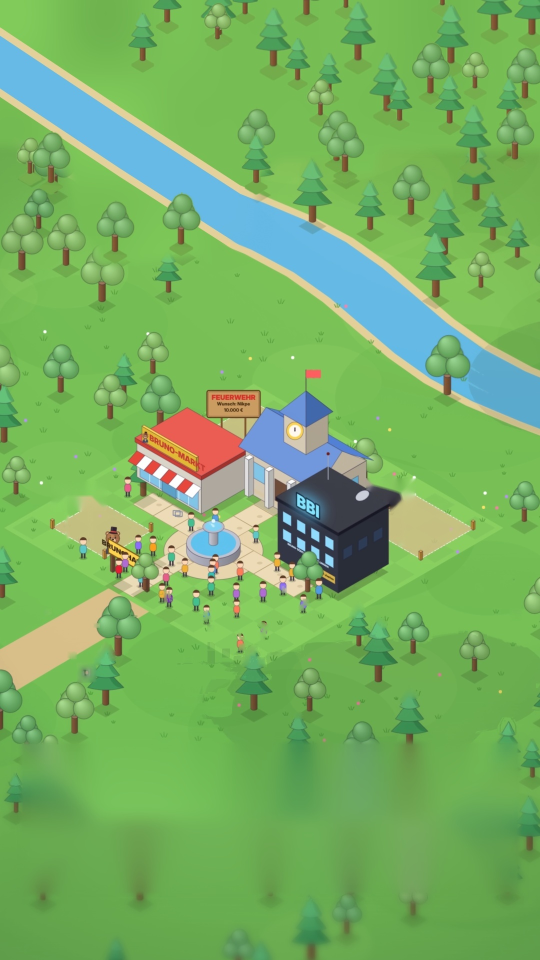
#> input picture studio/folge7/plateC.jpg, 1080 x 1920 px (shown at 1/2 size)
$ python synth2.py
#> lines starting #> are read from the running program, lines starting #| are printed output that depends on the picture; after the words box and inside, x2 and y2 are one past the last pixel; in counts of white or black regions, pixels touching at a corner belong together
import cv2,numpy as np,json
src=cv2.imread('plateC.jpg');H,W=src.shape[:2];f=src.astype(np.float32)
#> further down, src is the input picture: shape (1920, 1080, 3); mean B, G, R 98.5, 176.5, 118.3
#> after `H, W = src.shape[:2]`: H = 1920; W = 1080
S=4
def P(pts):return (np.array(pts,np.float64)*S).astype(np.int32)
def fillpoly(img,pts,col,aa=True):
    cv2.fillPoly(img,[P(pts)],col,cv2.LINE_AA,shift=2)
def polyline(img,pts,col,th,closed=True):
    cv2.polylines(img,[P(pts)],closed,col,th,cv2.LINE_AA,shift=2)
# --- synthesized layer
grass=np.array([85,192,120],np.float32)
rng=np.random.default_rng(7)
noise=cv2.resize(rng.normal(0,1,(10,6)).astype(np.float32),(W,H),interpolation=cv2.INTER_CUBIC)
syn=(np.ones((H,W,3),np.float32)*grass+noise[...,None]*np.array([2,4,3],np.float32))
syn8=np.clip(syn,0,255).astype(np.uint8)
# slight grass tufts
for _ in range(260):
    x,y=int(rng.integers(0,W)),int(rng.integers(1290,H))
    c=(60,165,95)
    cv2.line(syn8,(x,y),(x-3,y-7),c,2,cv2.LINE_AA);cv2.line(syn8,(x+3,y),(x+3,y-8),c,2,cv2.LINE_AA);cv2.line(syn8,(x+6,y),(x+9,y-6),c,2,cv2.LINE_AA)
# plaza quad
T=(470,1268);R=(860,1483);L=(198,1418);B=(L[0]+R[0]-T[0],L[1]+R[1]-T[1])
quad=[T,R,B,L]
# curb (slightly bigger, darker)
def grow(q,k):
    c=np.mean(q,0);return [tuple(c+(np.array(p)-c)*k) for p in q]
fillpoly(syn8,[(x,y+5) for x,y in grow(quad,1.03)],(120,150,165))
fillpoly(syn8,grow(quad,1.03),(160,190,210))
#> call 2 of fillpoly, with col = (160, 190, 210), aa = True
#> in fillpoly (call 2), `cv2.fillPoly(img,[P(pts)],col,cv2.LINE_AA,shift=2)`:
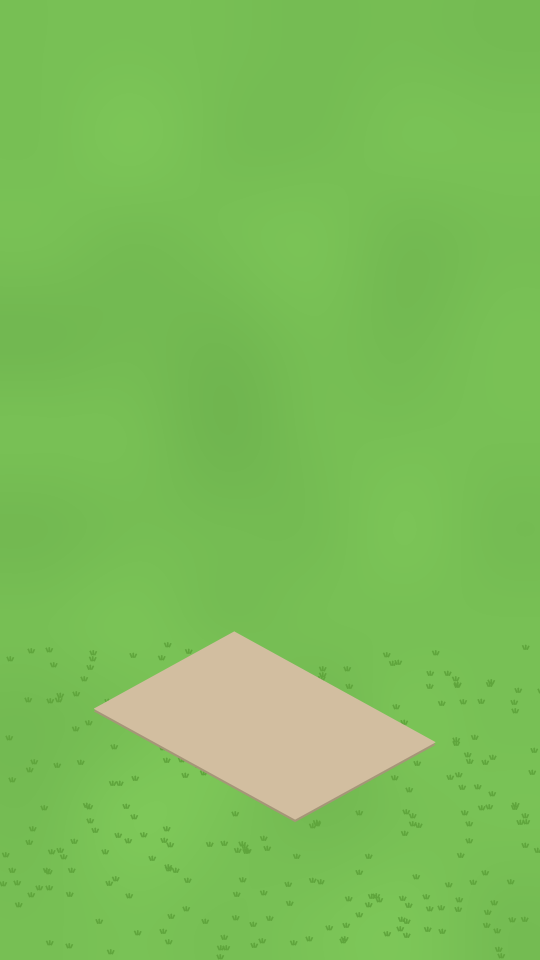
#> img: shape (1920, 1080, 3) (shown at 1/2 size); mean of channels 0, 1, 2 88.5, 190.3, 124.2; drawn as B, G, R
fillpoly(syn8,quad,(183,218,238))
#> in fillpoly (call 3), `cv2.fillPoly(img,[P(pts)],col,cv2.LINE_AA,shift=2)`: img: shape (1920, 1080, 3); 5.73% of pixels changed, all inside (x1, y1, x2, y2) = (198, 1267, 861, 1635)
# tile lines
mask=np.zeros((H,W),np.uint8);fillpoly(mask,quad,255)
lines=np.zeros_like(syn8)
u=np.array(R)-np.array(T);v=np.array(L)-np.array(T)
for i in range(1,12):
    a=np.array(T)+u*i/12;cv2.line(lines,tuple(int(q*S) for q in a),tuple(int(q*S) for q in a+v),(255,255,255),1*S,cv2.LINE_AA,shift=2)
for i in range(1,8):
    a=np.array(T)+v*i/8;cv2.line(lines,tuple(int(q*S) for q in a),tuple(int(q*S) for q in a+u),(255,255,255),1*S,cv2.LINE_AA,shift=2)
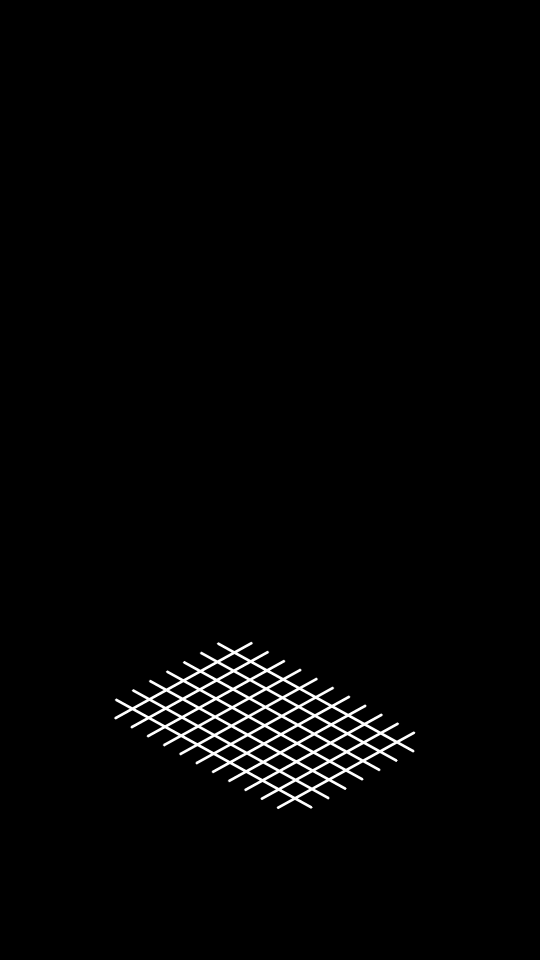
#> lines: shape (1920, 1080, 3) (shown at 1/2 size); min 0, max 255, mean 4
lm=(lines[...,0]>0)&(mask>0)
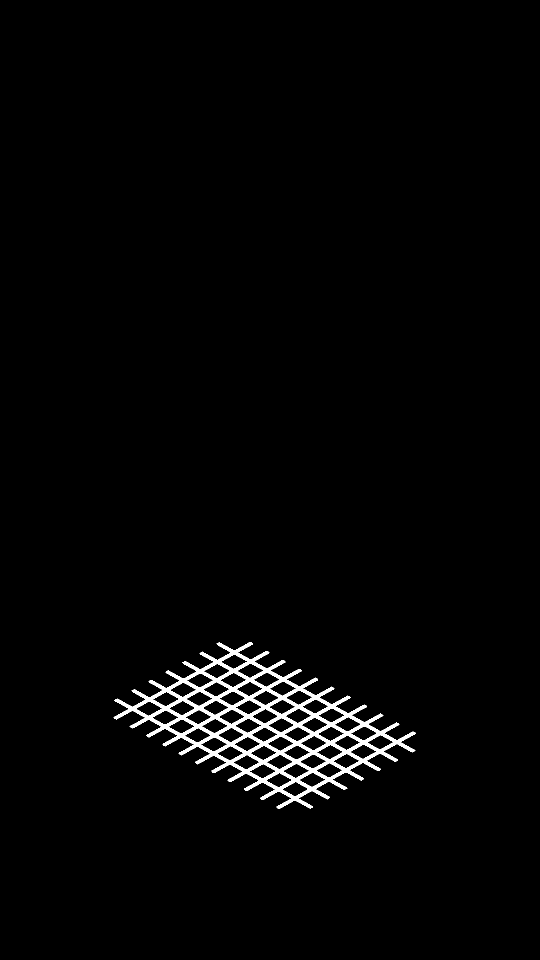
#> lm: shape (1920, 1080) bool (shown at 1/2 size); 1.9% white; 1 white region, box (x1, y1, x2, y2) and area: (227, 1284, 832, 1618) 39617
syn8[lm]=(syn8[lm]*0.88).astype(np.uint8)
#> syn8: shape (1920, 1080, 3); mean of channels 0, 1, 2 89.4, 191.3, 125.2
# path from left (connect to old sand path) and to the right
sand=(141,191,219)
fillpoly(syn8,[(L[0]-30,L[1]-16),(L[0]+20,L[1]+12),(-60,1600),(-110,1572)],sand)
# center flower bed
C=((T[0]+B[0])//2,(T[1]+B[1])//2)
cv2.ellipse(syn8,(C[0]*S,(C[1]+4)*S),(52*S,28*S),0,0,360,(120,150,165),-1,cv2.LINE_AA,shift=2)
cv2.ellipse(syn8,(C[0]*S,C[1]*S),(52*S,28*S),0,0,360,(170,190,205),-1,cv2.LINE_AA,shift=2)
cv2.ellipse(syn8,(C[0]*S,(C[1]-2)*S),(44*S,22*S),0,0,360,(70,160,95),-1,cv2.LINE_AA,shift=2)
for k in range(26):
    a=rng.random()*6.28;r=rng.random()**0.5
    x=C[0]+np.cos(a)*r*36;y=C[1]-2+np.sin(a)*r*17
    col=[(90,90,235),(80,200,250),(220,140,240),(255,255,255)][k%4]
    cv2.circle(syn8,(int(x*S),int(y*S)),4*S,col,-1,cv2.LINE_AA,shift=2)
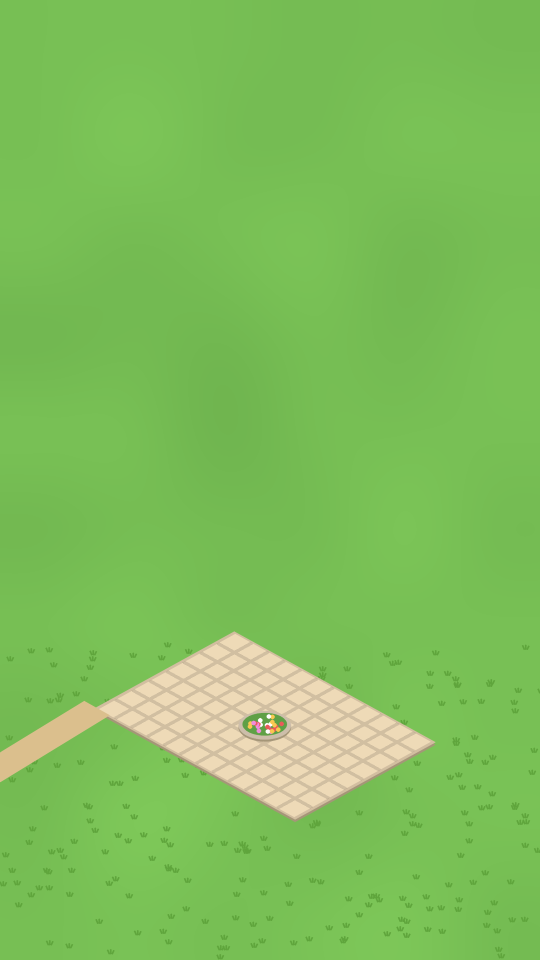
#> syn8: shape (1920, 1080, 3) (shown at 1/2 size); mean of channels 0, 1, 2 89.5, 191.3, 125.6; drawn as B, G, R
# playground (right of plaza)
G=(960,1590);ga,gb=95,80
gq=[G,(G[0]+ga,G[1]-ga*0.55),(G[0]+ga-gb,G[1]-ga*0.55-gb*0.55),(G[0]-gb,G[1]-gb*0.55)]
fillpoly(syn8,gq,(150,200,228))  # sand
polyline(syn8,gq,(70,110,150),2)
# fence posts
for i in range(4):
    p0=np.array(gq[i]);p1=np.array(gq[(i+1)%4])
    for s in np.linspace(0,1,7):
        q=p0+(p1-p0)*s;cv2.line(syn8,(int(q[0]*S),int(q[1]*S)),(int(q[0]*S),int((q[1]-12)*S)),(60,90,140),2*S,cv2.LINE_AA,shift=2)
    cv2.line(syn8,(int(p0[0]*S),int((p0[1]-10)*S)),(int(p1[0]*S),int((p1[1]-10)*S)),(60,90,140),2*S,cv2.LINE_AA,shift=2)
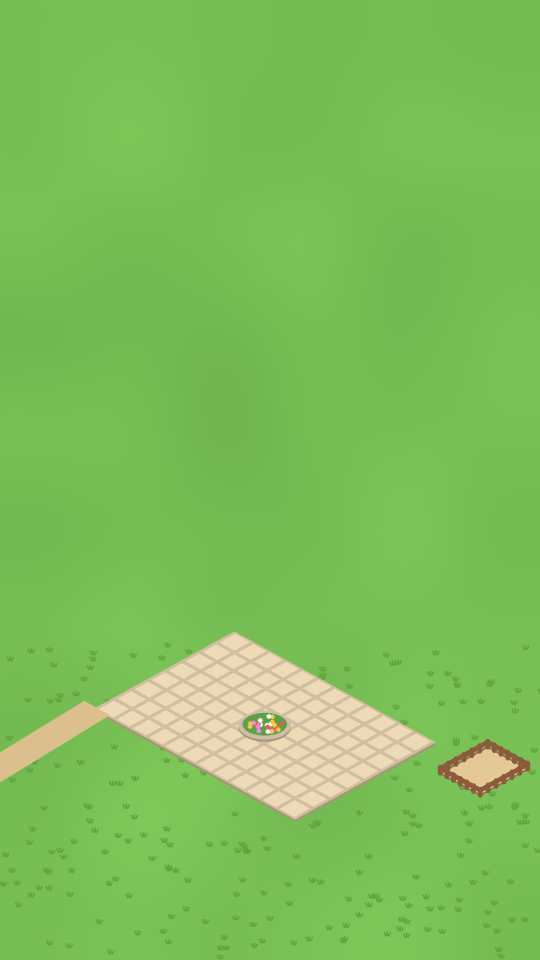
#> syn8: shape (1920, 1080, 3) (shown at 1/2 size); mean of channels 0, 1, 2 89.7, 191, 126; drawn as B, G, R
cv2.imwrite('syn_tmp.png',syn8)
# --- region mask: below boundary
M=np.zeros((H,W),np.float32)
cv2.fillPoly(M,[np.array([(290,1300),(470,1272),(700,1306),(1080,1300),(1080,1920),(0,1920),(0,1560)],np.int32)],1)
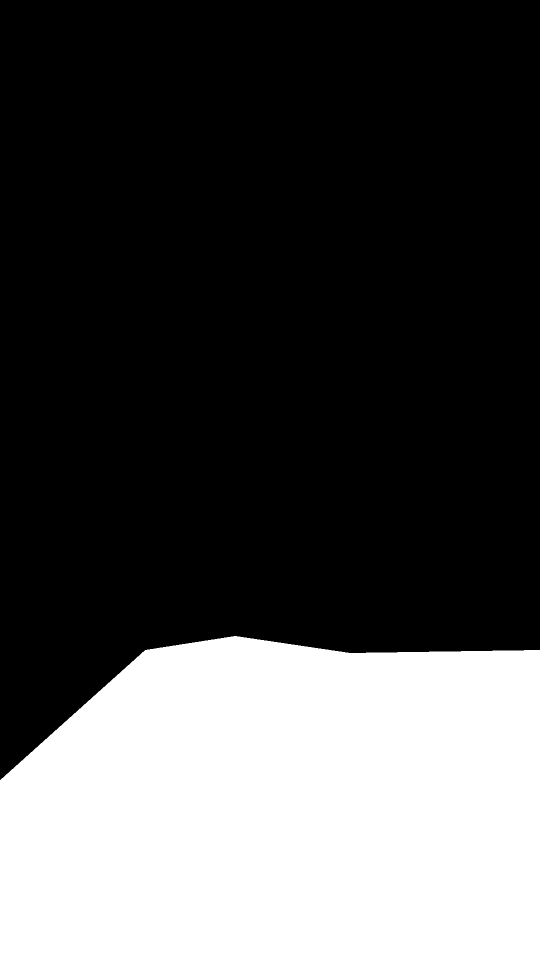
#> M: shape (1920, 1080) float32 (shown at 1/2 size); values 0 (black) and 1 (white), 30.7% white; 1 white region, box (x1, y1, x2, y2) and area: (0, 1272, 1080, 1920) 635683
M=cv2.GaussianBlur(M,(0,0),8)
out=f*(1-M[...,None])+syn8.astype(np.float32)*M[...,None]
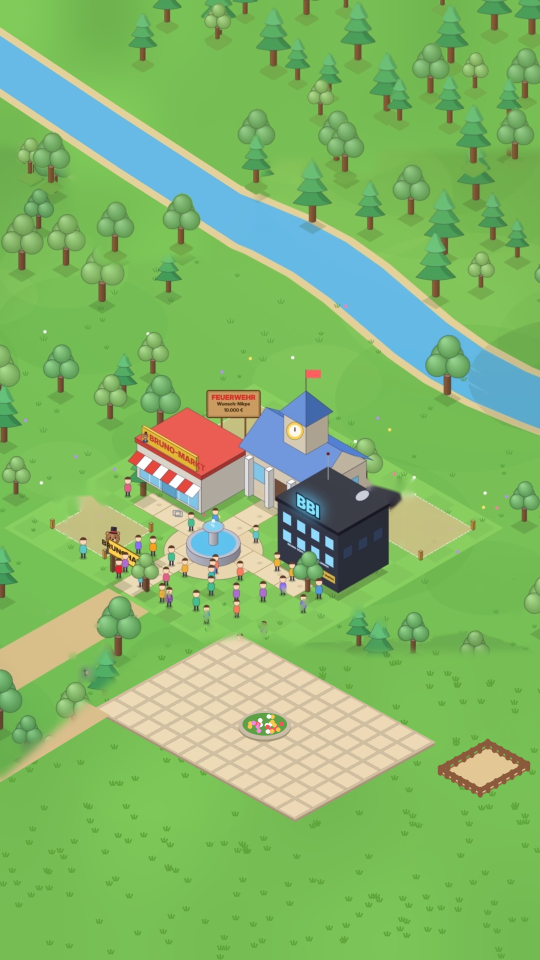
#> out: shape (1920, 1080, 3) float32 (shown at 1/2 size); mean B, G, R 104, 184, 129.8
# --- trees
spr={}
for k in ['decC','decE','pineB']:
#> (the run stopped early here; a loop or call above may not have finished)
